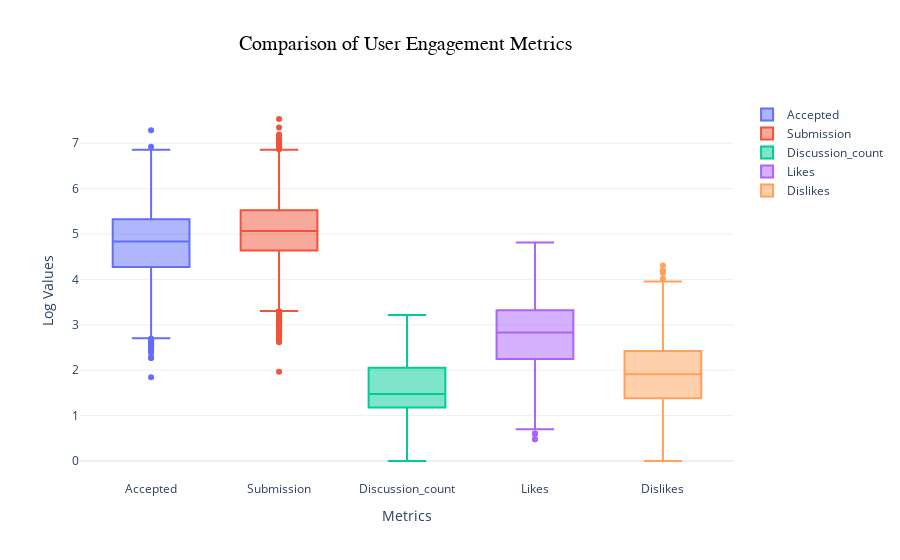

Notebook cell for this chart:
### Code cell
# Create a subplot layout
fig = make_subplots(rows=1, cols=1)

# Create box plots for each column
for col in ['accepted', 'submission', 'discussion_count', 'likes', 'dislikes']:
    # Add a box plot trace for each column
    fig.add_trace(go.Box(y=np.log10(df[col]+1), name=col.capitalize(), width=0.6), row=1, col=1)

fig.update_layout(
    template="plotly_white",  # <-- Light background theme
    title_text='Comparison of User Engagement Metrics',
    title_font=dict(size=20, family='Arial', color='black'),
    title_x=0.45,
    xaxis_title='Metrics',
    yaxis_title='Log Values',
    boxmode='group'
)


# Show the plot
fig.show()

### Figure 1 — Plotly figure (JSON) as saved in the notebook; plotly's stock layout.template omitted (floating-point values rounded to 4 significant figures; data arrays with more than 128 entries replaced by an {"elided": "..."} marker saying what was removed)
{"data": [{"name": "Accepted", "width": 0.6, "y": {"elided": "3730 float values"}, "type": "box", "xaxis": "x", "yaxis": "y"}, {"name": "Submission", "width": 0.6, "y": {"elided": "3730 float values"}, "type": "box", "xaxis": "x", "yaxis": "y"}, {"name": "Discussion_count", "width": 0.6, "y": {"elided": "3730 float values"}, "type": "box", "xaxis": "x", "yaxis": "y"}, {"name": "Likes", "width": 0.6, "y": {"elided": "3730 float values"}, "type": "box", "xaxis": "x", "yaxis": "y"}, {"name": "Dislikes", "width": 0.6, "y": {"elided": "3730 float values"}, "type": "box", "xaxis": "x", "yaxis": "y"}], "layout": {"xaxis": {"anchor": "y", "domain": [0.0, 1.0], "title": {"text": "Metrics"}}, "yaxis": {"anchor": "x", "domain": [0.0, 1.0], "title": {"text": "Log Values"}}, "title": {"font": {"size": 20, "family": "Arial", "color": "black"}, "text": "Comparison of User Engagement Metrics", "x": 0.45}, "boxmode": "group"}}
